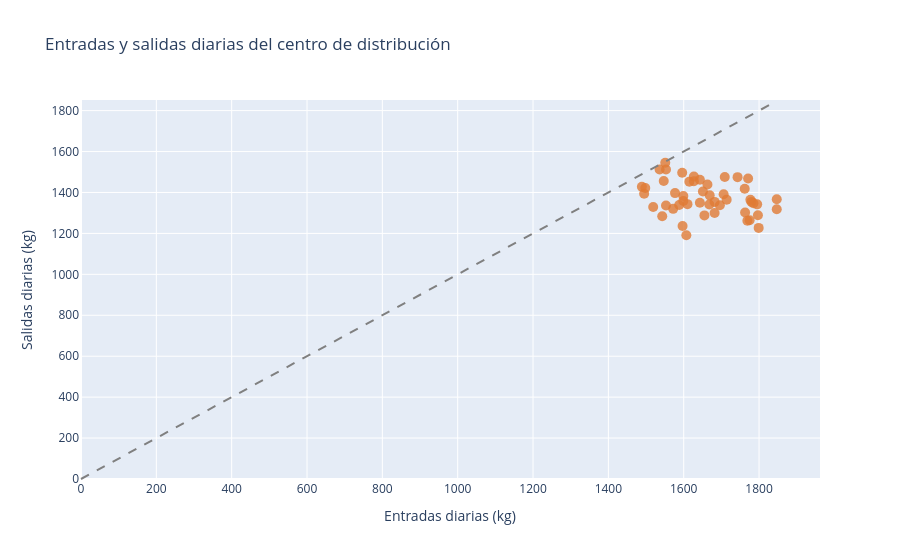

Write notebook code for a chart like this one.
### Markdown cell above
## Gráfico de dispersión: entradas y salidas diarias

Cada punto representa un día de operación. La línea diagonal de referencia muestra igualdad entre entradas y salidas; los puntos arriba o abajo ayudan a detectar días donde los despachos superaron o no las recepciones. La existencia acumulada del centro también influye, así que esta comparación no sustituye el balance de inventario.

### Code cell
daily_inbound_outbound = df.groupby("fecha", as_index=False)[
    ["entradas_kg", "salidas_kg"]
].sum()

fig_inbound_outbound = go.Figure(
    data=[
        go.Scatter(
            x=daily_inbound_outbound["entradas_kg"],
            y=daily_inbound_outbound["salidas_kg"],
            mode="markers",
            text=daily_inbound_outbound["fecha"].dt.strftime("%d/%m/%Y"),
            marker={"size": 10, "color": "#e07a35", "opacity": 0.8},
            hovertemplate=(
                "Fecha: %{text}<br>"
                "Entradas: %{x:,} kg<br>"
                "Salidas: %{y:,} kg<extra></extra>"
            ),
        )
    ]
)

axis_min = 0
axis_max = max(
    daily_inbound_outbound["entradas_kg"].max(),
    daily_inbound_outbound["salidas_kg"].max(),
)
fig_inbound_outbound.add_shape(
    type="line",
    x0=axis_min,
    y0=axis_min,
    x1=axis_max,
    y1=axis_max,
    line={"color": "gray", "dash": "dash"},
)
fig_inbound_outbound.update_layout(
    title="Entradas y salidas diarias del centro de distribución",
    xaxis_title="Entradas diarias (kg)",
    yaxis_title="Salidas diarias (kg)",
)
fig_inbound_outbound.show()

### Figure 1 — Plotly figure (JSON) as saved in the notebook; plotly's stock layout.template omitted (floating-point values rounded to 4 significant figures)
{"data": [{"hovertemplate": "Fecha: %{text}<br>Entradas: %{x:,} kg<br>Salidas: %{y:,} kg<extra></extra>", "marker": {"color": "#e07a35", "opacity": 0.8, "size": 10}, "mode": "markers", "text": ["01/08/2026", "03/08/2026", "04/08/2026", "05/08/2026", "06/08/2026", "07/08/2026", "08/08/2026", "10/08/2026", "11/08/2026", "12/08/2026", "13/08/2026", "14/08/2026", "15/08/2026", "17/08/2026", "18/08/2026", "19/08/2026", "20/08/2026", "21/08/2026", "22/08/2026", "24/08/2026", "25/08/2026", "26/08/2026", "27/08/2026", "28/08/2026", "29/08/2026", "31/08/2026", "01/09/2026", "02/09/2026", "03/09/2026", "04/09/2026", "05/09/2026", "07/09/2026", "08/09/2026", "09/09/2026", "10/09/2026", "11/09/2026", "12/09/2026", "14/09/2026", "15/09/2026", "16/09/2026", "17/09/2026", "18/09/2026", "19/09/2026", "21/09/2026", "22/09/2026", "23/09/2026", "24/09/2026", "25/09/2026", "26/09/2026"], "type": "scatter", "x": [1668, 1519, 1577, 1553, 1706, 1797, 1643, 1553, 1775, 1799, 1597, 1588, 1572, 1610, 1771, 1615, 1489, 1543, 1596, 1655, 1536, 1495, 1651, 1696, 1599, 1714, 1627, 1780, 1709, 1682, 1777, 1763, 1663, 1627, 1599, 1547, 1795, 1643, 1551, 1682, 1847, 1769, 1762, 1607, 1669, 1847, 1785, 1498, 1743], "y": [1341, 1329, 1397, 1336, 1391, 1289, 1462, 1512, 1264, 1227, 1236, 1339, 1320, 1343, 1468, 1453, 1428, 1284, 1496, 1288, 1512, 1394, 1405, 1338, 1358, 1365, 1455, 1354, 1476, 1354, 1364, 1302, 1439, 1478, 1383, 1456, 1342, 1350, 1545, 1300, 1367, 1262, 1418, 1191, 1386, 1318, 1347, 1422, 1475]}], "layout": {"shapes": [{"line": {"color": "gray", "dash": "dash"}, "type": "line", "x0": 0, "x1": 1847, "y0": 0, "y1": 1847}], "title": {"text": "Entradas y salidas diarias del centro de distribución"}, "xaxis": {"title": {"text": "Entradas diarias (kg)"}}, "yaxis": {"title": {"text": "Salidas diarias (kg)"}}}}
